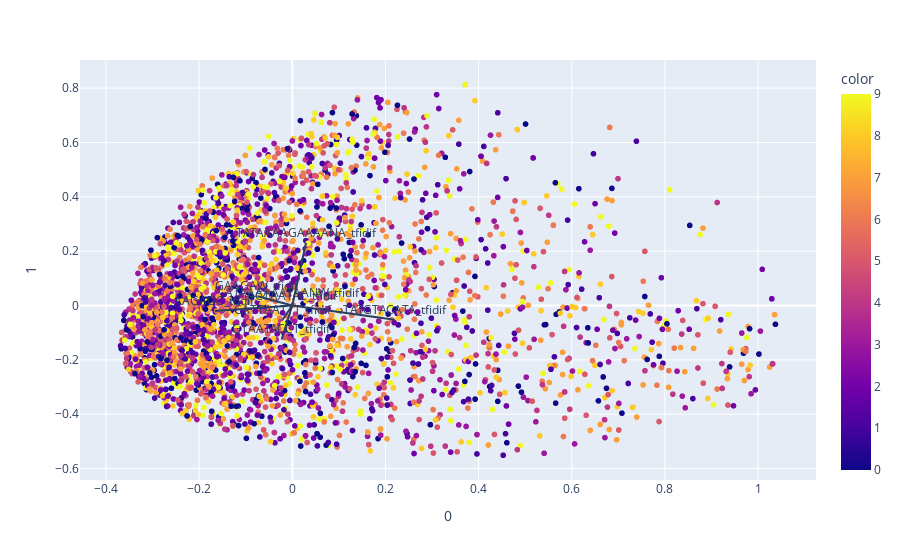

Write notebook code for a chart like this one.
### Code cell
loadings = pca.components_.T * np.sqrt(pca.explained_variance_)

x = 0
y = 1

fig = px.scatter(components, x=x, y=y, color=df.int_group)

for i, feature in enumerate(features):
    fig.add_shape(
        type='line',
        x0=0, y0=0,
        x1=loadings[i, x],
        y1=loadings[i, y]
    )
    fig.add_annotation(
        x=loadings[i, x],
        y=loadings[i, y],
        ax=0, ay=0,
        xanchor="center",
        yanchor="bottom",
        text=feature,
    )
fig.show()

### Figure 1 — Plotly figure (JSON) as saved in the notebook; plotly's stock layout.template omitted (floating-point values rounded to 4 significant figures; data arrays with more than 128 entries replaced by an {"elided": "..."} marker saying what was removed)
{"data": [{"hovertemplate": "0=%{x}<br>1=%{y}<br>color=%{marker.color}<extra></extra>", "legendgroup": "", "marker": {"color": {"elided": "3640 int values"}, "coloraxis": "coloraxis", "symbol": "circle"}, "mode": "markers", "name": "", "showlegend": false, "type": "scattergl", "x": {"elided": "3640 float values"}, "xaxis": "x", "y": {"elided": "3640 float values"}, "yaxis": "y"}], "layout": {"annotations": [{"ax": 0, "ay": 0, "text": "CATTAATTT_tfidif", "x": -0.02098, "xanchor": "center", "y": -0.05252, "yanchor": "bottom"}, {"ax": 0, "ay": 0, "text": "GTAATACCT_tfidif", "x": -0.02291, "xanchor": "center", "y": -0.1249, "yanchor": "bottom"}, {"ax": 0, "ay": 0, "text": "ACTAATAC_tfidif", "x": -0.0003142, "xanchor": "center", "y": 8.178e-05, "yanchor": "bottom"}, {"ax": 0, "ay": 0, "text": "AAGAGC_tfidif", "x": -0.166, "xanchor": "center", "y": -0.0202, "yanchor": "bottom"}, {"ax": 0, "ay": 0, "text": "GAAGAW_tfidif", "x": -0.07481, "xanchor": "center", "y": 0.03419, "yanchor": "bottom"}, {"ax": 0, "ay": 0, "text": "TATGTACATA_tfidif", "x": 0.22, "xanchor": "center", "y": -0.05252, "yanchor": "bottom"}, {"ax": 0, "ay": 0, "text": "TATAAAAGAAAANA_tfidif", "x": 0.02947, "xanchor": "center", "y": 0.2306, "yanchor": "bottom"}, {"ax": 0, "ay": 0, "text": "ATAAAAAATAANW_tfidif", "x": -0.0001014, "xanchor": "center", "y": 0.01088, "yanchor": "bottom"}], "coloraxis": {"colorbar": {"title": {"text": "color"}}, "colorscale": [[0, "#0d0887"], [0.1111, "#46039f"], [0.2222, "#7201a8"], [0.3333, "#9c179e"], [0.4444, "#bd3786"], [0.5556, "#d8576b"], [0.6667, "#ed7953"], [0.7778, "#fb9f3a"], [0.8889, "#fdca26"], [1, "#f0f921"]]}, "legend": {"tracegroupgap": 0}, "margin": {"t": 60}, "shapes": [{"type": "line", "x0": 0, "x1": -0.02098, "y0": 0, "y1": -0.05252}, {"type": "line", "x0": 0, "x1": -0.02291, "y0": 0, "y1": -0.1249}, {"type": "line", "x0": 0, "x1": -0.0003142, "y0": 0, "y1": 8.178e-05}, {"type": "line", "x0": 0, "x1": -0.166, "y0": 0, "y1": -0.0202}, {"type": "line", "x0": 0, "x1": -0.07481, "y0": 0, "y1": 0.03419}, {"type": "line", "x0": 0, "x1": 0.22, "y0": 0, "y1": -0.05252}, {"type": "line", "x0": 0, "x1": 0.02947, "y0": 0, "y1": 0.2306}, {"type": "line", "x0": 0, "x1": -0.0001014, "y0": 0, "y1": 0.01088}], "xaxis": {"anchor": "y", "domain": [0, 1], "title": {"text": "0"}}, "yaxis": {"anchor": "x", "domain": [0, 1], "title": {"text": "1"}}}}
